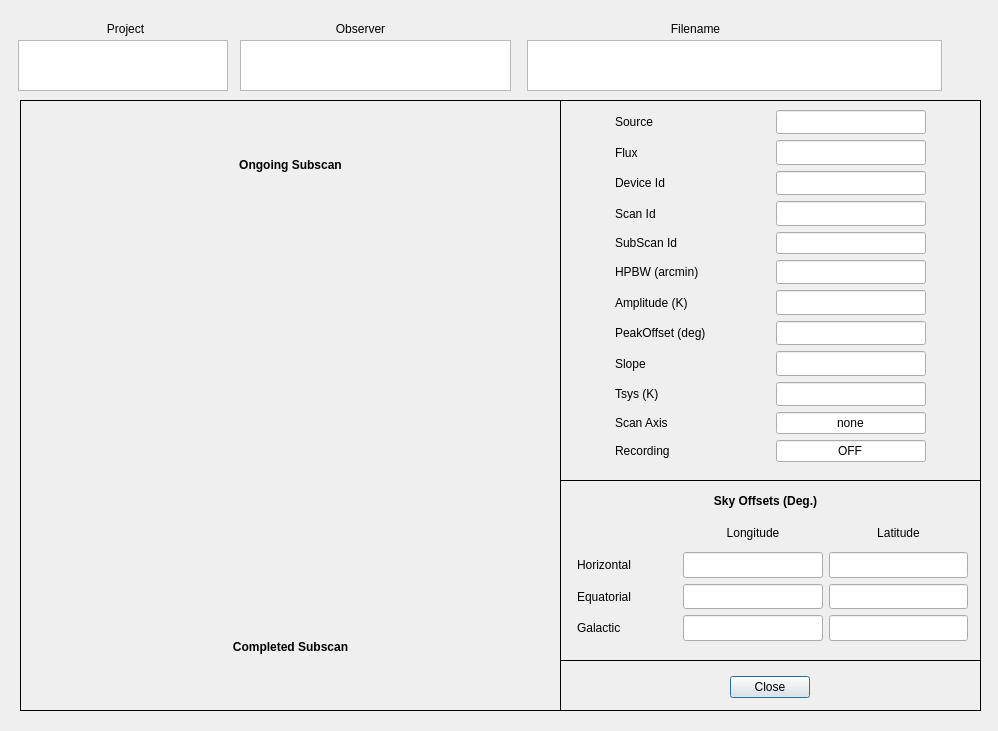
<?xml version="1.0" encoding="UTF-8"?>
<ui version="4.0">
 <class>CalibrationToolDialog</class>
 <widget class="QDialog" name="CalibrationToolDialog">
  <property name="geometry">
   <rect>
    <x>0</x>
    <y>0</y>
    <width>998</width>
    <height>731</height>
   </rect>
  </property>
  <property name="windowTitle">
   <string>Calibration Tool Client</string>
  </property>
  <widget class="QLabel" name="label">
   <property name="geometry">
    <rect>
     <x>20</x>
     <y>20</y>
     <width>211</width>
     <height>18</height>
    </rect>
   </property>
   <property name="text">
    <string>Project</string>
   </property>
   <property name="alignment">
    <set>Qt::AlignCenter</set>
   </property>
  </widget>
  <widget class="QLabel" name="label_2">
   <property name="geometry">
    <rect>
     <x>240</x>
     <y>20</y>
     <width>241</width>
     <height>18</height>
    </rect>
   </property>
   <property name="text">
    <string>Observer</string>
   </property>
   <property name="alignment">
    <set>Qt::AlignCenter</set>
   </property>
  </widget>
  <widget class="QLabel" name="label_3">
   <property name="geometry">
    <rect>
     <x>500</x>
     <y>20</y>
     <width>391</width>
     <height>18</height>
    </rect>
   </property>
   <property name="text">
    <string>Filename</string>
   </property>
   <property name="alignment">
    <set>Qt::AlignCenter</set>
   </property>
  </widget>
  <widget class="QPlainTextEdit" name="plainTextEdit_project">
   <property name="geometry">
    <rect>
     <x>18</x>
     <y>40</y>
     <width>210</width>
     <height>51</height>
    </rect>
   </property>
  </widget>
  <widget class="QPlainTextEdit" name="plainTextEdit_filename">
   <property name="geometry">
    <rect>
     <x>527</x>
     <y>40</y>
     <width>415</width>
     <height>51</height>
    </rect>
   </property>
  </widget>
  <widget class="QPlainTextEdit" name="plainTextEdit_observer">
   <property name="geometry">
    <rect>
     <x>240</x>
     <y>40</y>
     <width>271</width>
     <height>51</height>
    </rect>
   </property>
   <property name="mouseTracking">
    <bool>true</bool>
   </property>
  </widget>
  <widget class="QFrame" name="formFrame">
   <property name="geometry">
    <rect>
     <x>560</x>
     <y>100</y>
     <width>421</width>
     <height>381</height>
    </rect>
   </property>
   <property name="frameShape">
    <enum>QFrame::Box</enum>
   </property>
   <widget class="QWidget" name="gridLayoutWidget_2">
    <property name="geometry">
     <rect>
      <x>0</x>
      <y>10</y>
      <width>421</width>
      <height>352</height>
     </rect>
    </property>
    <layout class="QGridLayout" name="gridLayout_3">
     <item row="0" column="0">
      <widget class="QLabel" name="fluxLabel_3">
       <property name="sizePolicy">
        <sizepolicy hsizetype="Fixed" vsizetype="Preferred">
         <horstretch>0</horstretch>
         <verstretch>0</verstretch>
        </sizepolicy>
       </property>
       <property name="minimumSize">
        <size>
         <width>100</width>
         <height>22</height>
        </size>
       </property>
       <property name="text">
        <string>Source</string>
       </property>
      </widget>
     </item>
     <item row="1" column="0">
      <widget class="QLabel" name="fluxLabel_4">
       <property name="minimumSize">
        <size>
         <width>100</width>
         <height>22</height>
        </size>
       </property>
       <property name="text">
        <string>Flux</string>
       </property>
      </widget>
     </item>
     <item row="1" column="1">
      <widget class="QLineEdit" name="fluxLineEdit">
       <property name="minimumSize">
        <size>
         <width>94</width>
         <height>22</height>
        </size>
       </property>
       <property name="maximumSize">
        <size>
         <width>150</width>
         <height>26</height>
        </size>
       </property>
       <property name="readOnly">
        <bool>true</bool>
       </property>
      </widget>
     </item>
     <item row="2" column="0">
      <widget class="QLabel" name="deviceIdLabel">
       <property name="minimumSize">
        <size>
         <width>100</width>
         <height>22</height>
        </size>
       </property>
       <property name="text">
        <string>Device Id</string>
       </property>
      </widget>
     </item>
     <item row="2" column="1">
      <widget class="QLineEdit" name="deviceIdLineEdit">
       <property name="minimumSize">
        <size>
         <width>94</width>
         <height>22</height>
        </size>
       </property>
       <property name="maximumSize">
        <size>
         <width>150</width>
         <height>26</height>
        </size>
       </property>
       <property name="readOnly">
        <bool>true</bool>
       </property>
      </widget>
     </item>
     <item row="3" column="0">
      <widget class="QLabel" name="scanIdLabel">
       <property name="minimumSize">
        <size>
         <width>100</width>
         <height>22</height>
        </size>
       </property>
       <property name="text">
        <string>Scan Id</string>
       </property>
      </widget>
     </item>
     <item row="3" column="1">
      <widget class="QLineEdit" name="scanIdLineEdit">
       <property name="minimumSize">
        <size>
         <width>94</width>
         <height>22</height>
        </size>
       </property>
       <property name="maximumSize">
        <size>
         <width>150</width>
         <height>26</height>
        </size>
       </property>
       <property name="readOnly">
        <bool>true</bool>
       </property>
      </widget>
     </item>
     <item row="4" column="0">
      <widget class="QLabel" name="scanIdLabel_2">
       <property name="sizePolicy">
        <sizepolicy hsizetype="Fixed" vsizetype="Fixed">
         <horstretch>0</horstretch>
         <verstretch>0</verstretch>
        </sizepolicy>
       </property>
       <property name="minimumSize">
        <size>
         <width>94</width>
         <height>22</height>
        </size>
       </property>
       <property name="text">
        <string>SubScan Id</string>
       </property>
      </widget>
     </item>
     <item row="4" column="1">
      <widget class="QLineEdit" name="subscanIdLineEdit">
       <property name="minimumSize">
        <size>
         <width>94</width>
         <height>22</height>
        </size>
       </property>
       <property name="maximumSize">
        <size>
         <width>150</width>
         <height>26</height>
        </size>
       </property>
       <property name="readOnly">
        <bool>true</bool>
       </property>
      </widget>
     </item>
     <item row="5" column="0">
      <widget class="QLabel" name="hpbw_label">
       <property name="minimumSize">
        <size>
         <width>100</width>
         <height>22</height>
        </size>
       </property>
       <property name="text">
        <string>HPBW (arcmin)</string>
       </property>
      </widget>
     </item>
     <item row="5" column="1">
      <widget class="QLineEdit" name="hpbwLineEdit">
       <property name="minimumSize">
        <size>
         <width>94</width>
         <height>22</height>
        </size>
       </property>
       <property name="maximumSize">
        <size>
         <width>150</width>
         <height>26</height>
        </size>
       </property>
       <property name="readOnly">
        <bool>true</bool>
       </property>
      </widget>
     </item>
     <item row="6" column="0">
      <widget class="QLabel" name="label_11">
       <property name="minimumSize">
        <size>
         <width>100</width>
         <height>22</height>
        </size>
       </property>
       <property name="text">
        <string>Amplitude (K)</string>
       </property>
      </widget>
     </item>
     <item row="6" column="1">
      <widget class="QLineEdit" name="amplitudeLineEdit">
       <property name="minimumSize">
        <size>
         <width>94</width>
         <height>22</height>
        </size>
       </property>
       <property name="maximumSize">
        <size>
         <width>150</width>
         <height>26</height>
        </size>
       </property>
       <property name="readOnly">
        <bool>true</bool>
       </property>
      </widget>
     </item>
     <item row="7" column="0">
      <widget class="QLabel" name="peakOffsetLabel">
       <property name="minimumSize">
        <size>
         <width>100</width>
         <height>22</height>
        </size>
       </property>
       <property name="text">
        <string>PeakOffset (deg)</string>
       </property>
      </widget>
     </item>
     <item row="7" column="1">
      <widget class="QLineEdit" name="peakoffsetLineEdit">
       <property name="minimumSize">
        <size>
         <width>94</width>
         <height>22</height>
        </size>
       </property>
       <property name="maximumSize">
        <size>
         <width>150</width>
         <height>26</height>
        </size>
       </property>
       <property name="readOnly">
        <bool>true</bool>
       </property>
      </widget>
     </item>
     <item row="8" column="0">
      <widget class="QLabel" name="label_13">
       <property name="minimumSize">
        <size>
         <width>100</width>
         <height>22</height>
        </size>
       </property>
       <property name="text">
        <string>Slope</string>
       </property>
      </widget>
     </item>
     <item row="8" column="1">
      <widget class="QLineEdit" name="slopeLineEdit">
       <property name="minimumSize">
        <size>
         <width>94</width>
         <height>22</height>
        </size>
       </property>
       <property name="maximumSize">
        <size>
         <width>150</width>
         <height>26</height>
        </size>
       </property>
       <property name="readOnly">
        <bool>true</bool>
       </property>
      </widget>
     </item>
     <item row="9" column="0">
      <widget class="QLabel" name="offset_label">
       <property name="minimumSize">
        <size>
         <width>100</width>
         <height>22</height>
        </size>
       </property>
       <property name="text">
        <string>Tsys (K)</string>
       </property>
      </widget>
     </item>
     <item row="9" column="1">
      <widget class="QLineEdit" name="offsetLineEdit">
       <property name="sizePolicy">
        <sizepolicy hsizetype="Fixed" vsizetype="Fixed">
         <horstretch>0</horstretch>
         <verstretch>0</verstretch>
        </sizepolicy>
       </property>
       <property name="minimumSize">
        <size>
         <width>94</width>
         <height>22</height>
        </size>
       </property>
       <property name="maximumSize">
        <size>
         <width>150</width>
         <height>26</height>
        </size>
       </property>
       <property name="readOnly">
        <bool>true</bool>
       </property>
      </widget>
     </item>
     <item row="11" column="1">
      <widget class="QLineEdit" name="recording">
       <property name="enabled">
        <bool>true</bool>
       </property>
       <property name="sizePolicy">
        <sizepolicy hsizetype="Fixed" vsizetype="Fixed">
         <horstretch>0</horstretch>
         <verstretch>0</verstretch>
        </sizepolicy>
       </property>
       <property name="minimumSize">
        <size>
         <width>0</width>
         <height>0</height>
        </size>
       </property>
       <property name="maximumSize">
        <size>
         <width>150</width>
         <height>16777215</height>
        </size>
       </property>
       <property name="text">
        <string>OFF</string>
       </property>
       <property name="alignment">
        <set>Qt::AlignCenter</set>
       </property>
      </widget>
     </item>
     <item row="10" column="1">
      <widget class="QLineEdit" name="BScanaxis">
       <property name="enabled">
        <bool>true</bool>
       </property>
       <property name="sizePolicy">
        <sizepolicy hsizetype="Fixed" vsizetype="Fixed">
         <horstretch>0</horstretch>
         <verstretch>0</verstretch>
        </sizepolicy>
       </property>
       <property name="minimumSize">
        <size>
         <width>0</width>
         <height>0</height>
        </size>
       </property>
       <property name="maximumSize">
        <size>
         <width>150</width>
         <height>16777215</height>
        </size>
       </property>
       <property name="text">
        <string>none</string>
       </property>
       <property name="alignment">
        <set>Qt::AlignCenter</set>
       </property>
      </widget>
     </item>
     <item row="10" column="0">
      <widget class="QLabel" name="scanAxisLabel">
       <property name="text">
        <string>Scan Axis</string>
       </property>
       <property name="alignment">
        <set>Qt::AlignLeading|Qt::AlignLeft|Qt::AlignVCenter</set>
       </property>
      </widget>
     </item>
     <item row="11" column="0">
      <widget class="QLabel" name="recordingLabel">
       <property name="text">
        <string>Recording</string>
       </property>
       <property name="alignment">
        <set>Qt::AlignLeading|Qt::AlignLeft|Qt::AlignVCenter</set>
       </property>
      </widget>
     </item>
     <item row="0" column="1">
      <widget class="QLineEdit" name="nameLineEdit">
       <property name="minimumSize">
        <size>
         <width>94</width>
         <height>22</height>
        </size>
       </property>
       <property name="maximumSize">
        <size>
         <width>150</width>
         <height>26</height>
        </size>
       </property>
       <property name="alignment">
        <set>Qt::AlignLeading|Qt::AlignLeft|Qt::AlignVCenter</set>
       </property>
       <property name="readOnly">
        <bool>true</bool>
       </property>
      </widget>
     </item>
    </layout>
   </widget>
  </widget>
  <widget class="QFrame" name="frame_2">
   <property name="geometry">
    <rect>
     <x>20</x>
     <y>100</y>
     <width>541</width>
     <height>611</height>
    </rect>
   </property>
   <property name="frameShape">
    <enum>QFrame::Box</enum>
   </property>
   <property name="frameShadow">
    <enum>QFrame::Plain</enum>
   </property>
   <layout class="QVBoxLayout" name="verticalLayout">
    <item>
     <widget class="QLabel" name="label_10">
      <property name="font">
       <font>
        <weight>75</weight>
        <bold>true</bold>
       </font>
      </property>
      <property name="text">
       <string>Ongoing Subscan</string>
      </property>
      <property name="alignment">
       <set>Qt::AlignCenter</set>
      </property>
     </widget>
    </item>
    <item>
     <widget class="QwtPlot" name="qwtPlot_datax">
      <property name="sizePolicy">
       <sizepolicy hsizetype="Expanding" vsizetype="MinimumExpanding">
        <horstretch>0</horstretch>
        <verstretch>0</verstretch>
       </sizepolicy>
      </property>
      <property name="minimumSize">
       <size>
        <width>500</width>
        <height>178</height>
       </size>
      </property>
      <property name="maximumSize">
       <size>
        <width>500</width>
        <height>178</height>
       </size>
      </property>
     </widget>
    </item>
    <item>
     <widget class="QwtPlot" name="qwtPlot_datay">
      <property name="minimumSize">
       <size>
        <width>500</width>
        <height>178</height>
       </size>
      </property>
      <property name="maximumSize">
       <size>
        <width>500</width>
        <height>178</height>
       </size>
      </property>
      <property name="frameShape">
       <enum>QFrame::NoFrame</enum>
      </property>
     </widget>
    </item>
    <item>
     <widget class="QLabel" name="label_9">
      <property name="font">
       <font>
        <weight>75</weight>
        <bold>true</bold>
       </font>
      </property>
      <property name="text">
       <string>Completed Subscan</string>
      </property>
      <property name="alignment">
       <set>Qt::AlignCenter</set>
      </property>
     </widget>
    </item>
   </layout>
  </widget>
  <widget class="QFrame" name="frame">
   <property name="geometry">
    <rect>
     <x>560</x>
     <y>660</y>
     <width>421</width>
     <height>51</height>
    </rect>
   </property>
   <property name="frameShape">
    <enum>QFrame::Box</enum>
   </property>
   <property name="frameShadow">
    <enum>QFrame::Plain</enum>
   </property>
   <widget class="QDialogButtonBox" name="buttonBox">
    <property name="geometry">
     <rect>
      <x>0</x>
      <y>10</y>
      <width>421</width>
      <height>34</height>
     </rect>
    </property>
    <property name="sizePolicy">
     <sizepolicy hsizetype="Fixed" vsizetype="Fixed">
      <horstretch>0</horstretch>
      <verstretch>0</verstretch>
     </sizepolicy>
    </property>
    <property name="whatsThis">
     <string/>
    </property>
    <property name="layoutDirection">
     <enum>Qt::RightToLeft</enum>
    </property>
    <property name="autoFillBackground">
     <bool>false</bool>
    </property>
    <property name="orientation">
     <enum>Qt::Horizontal</enum>
    </property>
    <property name="standardButtons">
     <set>QDialogButtonBox::Close</set>
    </property>
    <property name="centerButtons">
     <bool>true</bool>
    </property>
   </widget>
  </widget>
  <widget class="QFrame" name="frame_3">
   <property name="geometry">
    <rect>
     <x>560</x>
     <y>480</y>
     <width>421</width>
     <height>181</height>
    </rect>
   </property>
   <property name="frameShape">
    <enum>QFrame::Box</enum>
   </property>
   <widget class="QLabel" name="label_6">
    <property name="geometry">
     <rect>
      <x>10</x>
      <y>10</y>
      <width>391</width>
      <height>21</height>
     </rect>
    </property>
    <property name="font">
     <font>
      <weight>75</weight>
      <bold>true</bold>
     </font>
    </property>
    <property name="text">
     <string>Sky Offsets (Deg.)</string>
    </property>
    <property name="alignment">
     <set>Qt::AlignCenter</set>
    </property>
   </widget>
   <widget class="QWidget" name="gridLayoutWidget">
    <property name="geometry">
     <rect>
      <x>17</x>
      <y>40</y>
      <width>391</width>
      <height>121</height>
     </rect>
    </property>
    <layout class="QGridLayout" name="gridLayout">
     <item row="1" column="0">
      <widget class="QLabel" name="label_4">
       <property name="sizePolicy">
        <sizepolicy hsizetype="Fixed" vsizetype="Preferred">
         <horstretch>0</horstretch>
         <verstretch>0</verstretch>
        </sizepolicy>
       </property>
       <property name="minimumSize">
        <size>
         <width>100</width>
         <height>22</height>
        </size>
       </property>
       <property name="text">
        <string>Horizontal</string>
       </property>
      </widget>
     </item>
     <item row="1" column="1">
      <widget class="QLineEdit" name="azOffsetlineEdit">
       <property name="minimumSize">
        <size>
         <width>94</width>
         <height>22</height>
        </size>
       </property>
       <property name="maximumSize">
        <size>
         <width>150</width>
         <height>26</height>
        </size>
       </property>
       <property name="readOnly">
        <bool>true</bool>
       </property>
      </widget>
     </item>
     <item row="2" column="0">
      <widget class="QLabel" name="label_5">
       <property name="sizePolicy">
        <sizepolicy hsizetype="Fixed" vsizetype="Preferred">
         <horstretch>0</horstretch>
         <verstretch>0</verstretch>
        </sizepolicy>
       </property>
       <property name="minimumSize">
        <size>
         <width>100</width>
         <height>22</height>
        </size>
       </property>
       <property name="text">
        <string>Equatorial</string>
       </property>
      </widget>
     </item>
     <item row="2" column="2">
      <widget class="QLineEdit" name="decOffsetlineEdit">
       <property name="minimumSize">
        <size>
         <width>94</width>
         <height>22</height>
        </size>
       </property>
       <property name="maximumSize">
        <size>
         <width>150</width>
         <height>26</height>
        </size>
       </property>
       <property name="readOnly">
        <bool>true</bool>
       </property>
      </widget>
     </item>
     <item row="3" column="0">
      <widget class="QLabel" name="label_15">
       <property name="text">
        <string>Galactic</string>
       </property>
      </widget>
     </item>
     <item row="2" column="1">
      <widget class="QLineEdit" name="raOffsetlineEdit">
       <property name="minimumSize">
        <size>
         <width>94</width>
         <height>22</height>
        </size>
       </property>
       <property name="maximumSize">
        <size>
         <width>150</width>
         <height>26</height>
        </size>
       </property>
       <property name="readOnly">
        <bool>true</bool>
       </property>
      </widget>
     </item>
     <item row="0" column="2">
      <widget class="QLabel" name="label_12">
       <property name="text">
        <string>Latitude</string>
       </property>
       <property name="alignment">
        <set>Qt::AlignCenter</set>
       </property>
      </widget>
     </item>
     <item row="1" column="2">
      <widget class="QLineEdit" name="elOffsetlineEdit">
       <property name="minimumSize">
        <size>
         <width>94</width>
         <height>22</height>
        </size>
       </property>
       <property name="maximumSize">
        <size>
         <width>150</width>
         <height>26</height>
        </size>
       </property>
       <property name="readOnly">
        <bool>true</bool>
       </property>
      </widget>
     </item>
     <item row="3" column="1">
      <widget class="QLineEdit" name="glonOffsetlineEdit">
       <property name="minimumSize">
        <size>
         <width>94</width>
         <height>22</height>
        </size>
       </property>
       <property name="maximumSize">
        <size>
         <width>150</width>
         <height>26</height>
        </size>
       </property>
       <property name="readOnly">
        <bool>true</bool>
       </property>
      </widget>
     </item>
     <item row="3" column="2">
      <widget class="QLineEdit" name="glatOffsetlineEdit">
       <property name="minimumSize">
        <size>
         <width>94</width>
         <height>22</height>
        </size>
       </property>
       <property name="maximumSize">
        <size>
         <width>150</width>
         <height>26</height>
        </size>
       </property>
       <property name="readOnly">
        <bool>true</bool>
       </property>
      </widget>
     </item>
     <item row="0" column="1">
      <widget class="QLabel" name="label_8">
       <property name="text">
        <string>Longitude</string>
       </property>
       <property name="alignment">
        <set>Qt::AlignCenter</set>
       </property>
      </widget>
     </item>
    </layout>
   </widget>
  </widget>
 </widget>
 <customwidgets>
  <customwidget>
   <class>QwtPlot</class>
   <extends>QFrame</extends>
   <header>qwt_plot.h</header>
   <container>1</container>
  </customwidget>
 </customwidgets>
 <resources/>
 <connections>
  <connection>
   <sender>buttonBox</sender>
   <signal>accepted()</signal>
   <receiver>CalibrationToolDialog</receiver>
   <slot>accept()</slot>
   <hints>
    <hint type="sourcelabel">
     <x>748</x>
     <y>734</y>
    </hint>
    <hint type="destinationlabel">
     <x>157</x>
     <y>274</y>
    </hint>
   </hints>
  </connection>
  <connection>
   <sender>buttonBox</sender>
   <signal>rejected()</signal>
   <receiver>CalibrationToolDialog</receiver>
   <slot>reject()</slot>
   <hints>
    <hint type="sourcelabel">
     <x>816</x>
     <y>740</y>
    </hint>
    <hint type="destinationlabel">
     <x>286</x>
     <y>274</y>
    </hint>
   </hints>
  </connection>
 </connections>
</ui>
